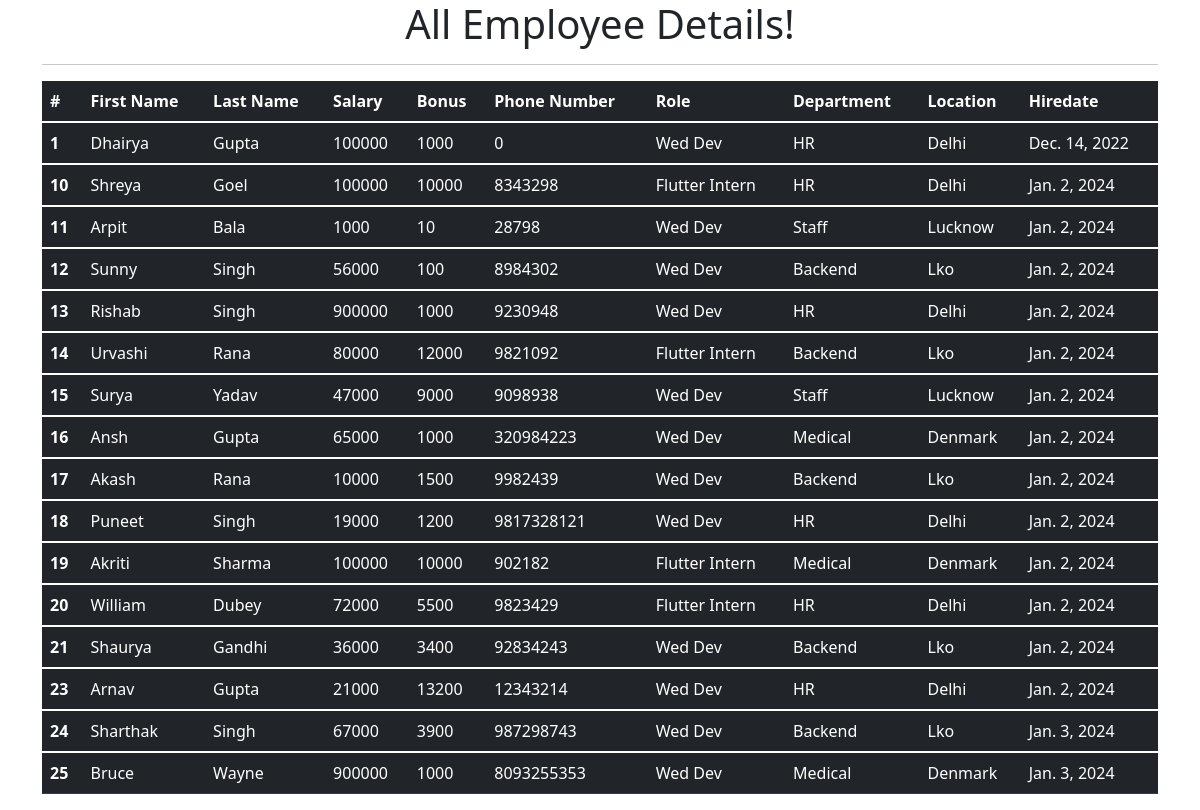
The page /view_all_emp on the database its author committed.
### emp_app/models.py (models this page shows, shortened)
class Employee(models.Model):
    first_name=models.CharField(max_length=100,null=False)
    last_name=models.CharField(max_length=100)
    dept=models.ForeignKey(Department,on_delete=models.CASCADE)
    salary=models.IntegerField()
    bonus=models.IntegerField(default=0)
    role=models.ForeignKey(Role,on_delete=models.CASCADE)
    phone=models.IntegerField(default=0)
    hire_date=models.DateField()
    def __str__(self):
        return "%s %s %s" %(self.first_name,self.last_name,self.phone)

class Role(models.Model):
    name=models.CharField( max_length=50,null=False)

class Department(models.Model):
    name=models.CharField(max_length=17)
    location=models.CharField( max_length=50)

### emp_app/views.py (the view)
# urls.py: path('view_all_emp',views.all_emp,name='all_emp'),
def all_emp(request):
    emps = Employee.objects.all()
    context = {
        'emps': emps
    }
    print(context)
    return render(request, 'view_all_emp.html', context)

### emp_app/templates/view_all_emp.html (shortened to what this page needs)
<!DOCTYPE html>
<html lang="en">
<head>
  <link href="https://cdn.jsdelivr.net/npm/bootstrap@5.1.3/dist/css/bootstrap.min.css" rel="stylesheet">
</head>
  <body>
  <div class="container">
          <h1 class="text-center">All Employee Details!</h1>
      <hr>
     <table class="table table-dark">
  <thead>
    <tr>
      <th scope="col">#</th>
      <th scope="col">First Name</th>
      <th scope="col">Last Name</th>
      <th scope="col">Salary</th>
      <th scope="col">Bonus</th>
      <th scope="col">Phone Number</th>
      <th scope="col">Role</th>
      <th scope="col">Department</th>
      <th scope="col">Location</th>
      <th scope="col">Hiredate</th>
    </tr>
  </thead>
         {% for emp in emps %}
  <tbody>
    <tr>
      <th scope="row">{{emp.id}}</th>
      <td>{{emp.first_name}}</td>
      <td>{{emp.last_name}}</td>
      <td>{{emp.salary}}</td>
      <td>{{emp.bonus}}</td>
      <td>{{emp.phone}}</td>
      <td>{{emp.role.name}}</td>
      <td>{{emp.dept.name}}</td>
      <td>{{emp.dept.location}}</td>
      <td>{{emp.hire_date}}</td>
    </tr>
  </tbody>
         {% endfor %}
</table>
  </div>
  </body>
</html>

### rows shown on the page
Employee: id "1", first_name "Dhairya", last_name "Gupta", salary "100000", bonus "1000", phone "0", role.name "Wed Dev", dept.name "HR", dept.location "Delhi", hire_date "Dec. 14, 2022"
Employee: id "10", first_name "Shreya", last_name "Goel", salary "100000", bonus "10000", phone "8343298", role.name "Flutter Intern", dept.name "HR", dept.location "Delhi", hire_date "Jan. 2, 2024"
Employee: id "11", first_name "Arpit", last_name "Bala", salary "1000", bonus "10", phone "28798", role.name "Wed Dev", dept.name "Staff", dept.location "Lucknow", hire_date "Jan. 2, 2024"
Employee: id "12", first_name "Sunny", last_name "Singh", salary "56000", bonus "100", phone "8984302", role.name "Wed Dev", dept.name "Backend", dept.location "Lko", hire_date "Jan. 2, 2024"
Employee: id "13", first_name "Rishab", last_name "Singh", salary "900000", bonus "1000", phone "9230948", role.name "Wed Dev", dept.name "HR", dept.location "Delhi", hire_date "Jan. 2, 2024"
Employee: id "14", first_name "Urvashi", last_name "Rana", salary "80000", bonus "12000", phone "9821092", role.name "Flutter Intern", dept.name "Backend", dept.location "Lko", hire_date "Jan. 2, 2024"
Employee: id "15", first_name "Surya", last_name "Yadav", salary "47000", bonus "9000", phone "9098938", role.name "Wed Dev", dept.name "Staff", dept.location "Lucknow", hire_date "Jan. 2, 2024"
Employee: id "16", first_name "Ansh", last_name "Gupta", salary "65000", bonus "1000", phone "320984223", role.name "Wed Dev", dept.name "Medical", dept.location "Denmark", hire_date "Jan. 2, 2024"
Employee: id "17", first_name "Akash", last_name "Rana", salary "10000", bonus "1500", phone "9982439", role.name "Wed Dev", dept.name "Backend", dept.location "Lko", hire_date "Jan. 2, 2024"
Employee: id "18", first_name "Puneet", last_name "Singh", salary "19000", bonus "1200", phone "9817328121", role.name "Wed Dev", dept.name "HR", dept.location "Delhi", hire_date "Jan. 2, 2024"
Employee: id "19", first_name "Akriti", last_name "Sharma", salary "100000", bonus "10000", phone "902182", role.name "Flutter Intern", dept.name "Medical", dept.location "Denmark", hire_date "Jan. 2, 2024"
Employee: id "20", first_name "William", last_name "Dubey", salary "72000", bonus "5500", phone "9823429", role.name "Flutter Intern", dept.name "HR", dept.location "Delhi", hire_date "Jan. 2, 2024"
Employee: id "21", first_name "Shaurya", last_name "Gandhi", salary "36000", bonus "3400", phone "92834243", role.name "Wed Dev", dept.name "Backend", dept.location "Lko", hire_date "Jan. 2, 2024"
Employee: id "23", first_name "Arnav", last_name "Gupta", salary "21000", bonus "13200", phone "12343214", role.name "Wed Dev", dept.name "HR", dept.location "Delhi", hire_date "Jan. 2, 2024"
Employee: id "24", first_name "Sharthak", last_name "Singh", salary "67000", bonus "3900", phone "987298743", role.name "Wed Dev", dept.name "Backend", dept.location "Lko", hire_date "Jan. 3, 2024"
Employee: id "25", first_name "Bruce", last_name "Wayne", salary "900000", bonus "1000", phone "8093255353", role.name "Wed Dev", dept.name "Medical", dept.location "Denmark", hire_date "Jan. 3, 2024"
